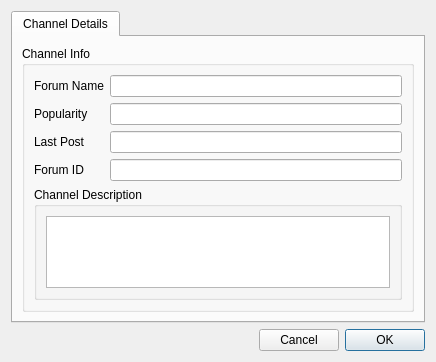
<?xml version="1.0" encoding="UTF-8"?>
<ui version="4.0">
 <class>ChannelDetails</class>
 <widget class="QDialog" name="ChannelDetails">
  <property name="geometry">
   <rect>
    <x>0</x>
    <y>0</y>
    <width>436</width>
    <height>355</height>
   </rect>
  </property>
  <property name="windowTitle">
   <string>Channel Details</string>
  </property>
  <property name="windowIcon">
   <iconset resource="../images.qrc">
    <normaloff>:/images/rstray3.png</normaloff>:/images/rstray3.png</iconset>
  </property>
  <layout class="QGridLayout" name="gridLayout_3">
   <item row="0" column="0">
    <widget class="QTabWidget" name="stabWidget">
     <property name="currentIndex">
      <number>0</number>
     </property>
     <widget class="QWidget" name="tab">
      <attribute name="icon">
       <iconset resource="../images.qrc">
        <normaloff>:/images/info16.png</normaloff>:/images/info16.png</iconset>
      </attribute>
      <attribute name="title">
       <string>Channel Details</string>
      </attribute>
      <layout class="QGridLayout">
       <item row="0" column="0">
        <widget class="QGroupBox" name="groupBox_2">
         <property name="title">
          <string>Channel Info</string>
         </property>
         <layout class="QGridLayout" name="gridLayout_2">
          <item row="0" column="0">
           <widget class="QLabel" name="label">
            <property name="text">
             <string>Forum Name</string>
            </property>
           </widget>
          </item>
          <item row="0" column="1">
           <widget class="QLineEdit" name="nameline"/>
          </item>
          <item row="1" column="0">
           <widget class="QLabel" name="label_10">
            <property name="text">
             <string>Popularity</string>
            </property>
           </widget>
          </item>
          <item row="1" column="1">
           <widget class="QLineEdit" name="popline">
            <property name="readOnly">
             <bool>true</bool>
            </property>
           </widget>
          </item>
          <item row="2" column="0">
           <widget class="QLabel" name="label_11">
            <property name="text">
             <string>Last Post</string>
            </property>
           </widget>
          </item>
          <item row="2" column="1">
           <widget class="QLineEdit" name="postline">
            <property name="readOnly">
             <bool>true</bool>
            </property>
           </widget>
          </item>
          <item row="3" column="0">
           <widget class="QLabel" name="label_2">
            <property name="text">
             <string>Forum ID</string>
            </property>
           </widget>
          </item>
          <item row="3" column="1">
           <widget class="QLineEdit" name="IDline"/>
          </item>
          <item row="4" column="0" colspan="2">
           <widget class="QGroupBox" name="groupBox">
            <property name="title">
             <string>Channel Description</string>
            </property>
            <layout class="QGridLayout" name="gridLayout">
             <item row="0" column="0">
              <widget class="QTextEdit" name="DescriptiontextEdit"/>
             </item>
            </layout>
           </widget>
          </item>
         </layout>
        </widget>
       </item>
      </layout>
     </widget>
    </widget>
   </item>
   <item row="1" column="0">
    <layout class="QGridLayout" name="_2">
     <item row="0" column="0">
      <spacer>
       <property name="orientation">
        <enum>Qt::Horizontal</enum>
       </property>
       <property name="sizeHint" stdset="0">
        <size>
         <width>311</width>
         <height>20</height>
        </size>
       </property>
      </spacer>
     </item>
     <item row="0" column="1">
      <widget class="QPushButton" name="cancelButton">
       <property name="text">
        <string>Cancel</string>
       </property>
      </widget>
     </item>
     <item row="0" column="2">
      <widget class="QPushButton" name="applyButton">
       <property name="text">
        <string>OK</string>
       </property>
       <property name="autoDefault">
        <bool>false</bool>
       </property>
       <property name="default">
        <bool>true</bool>
       </property>
      </widget>
     </item>
    </layout>
   </item>
  </layout>
 </widget>
 <resources>
  <include location="../images.qrc"/>
 </resources>
 <connections/>
</ui>
